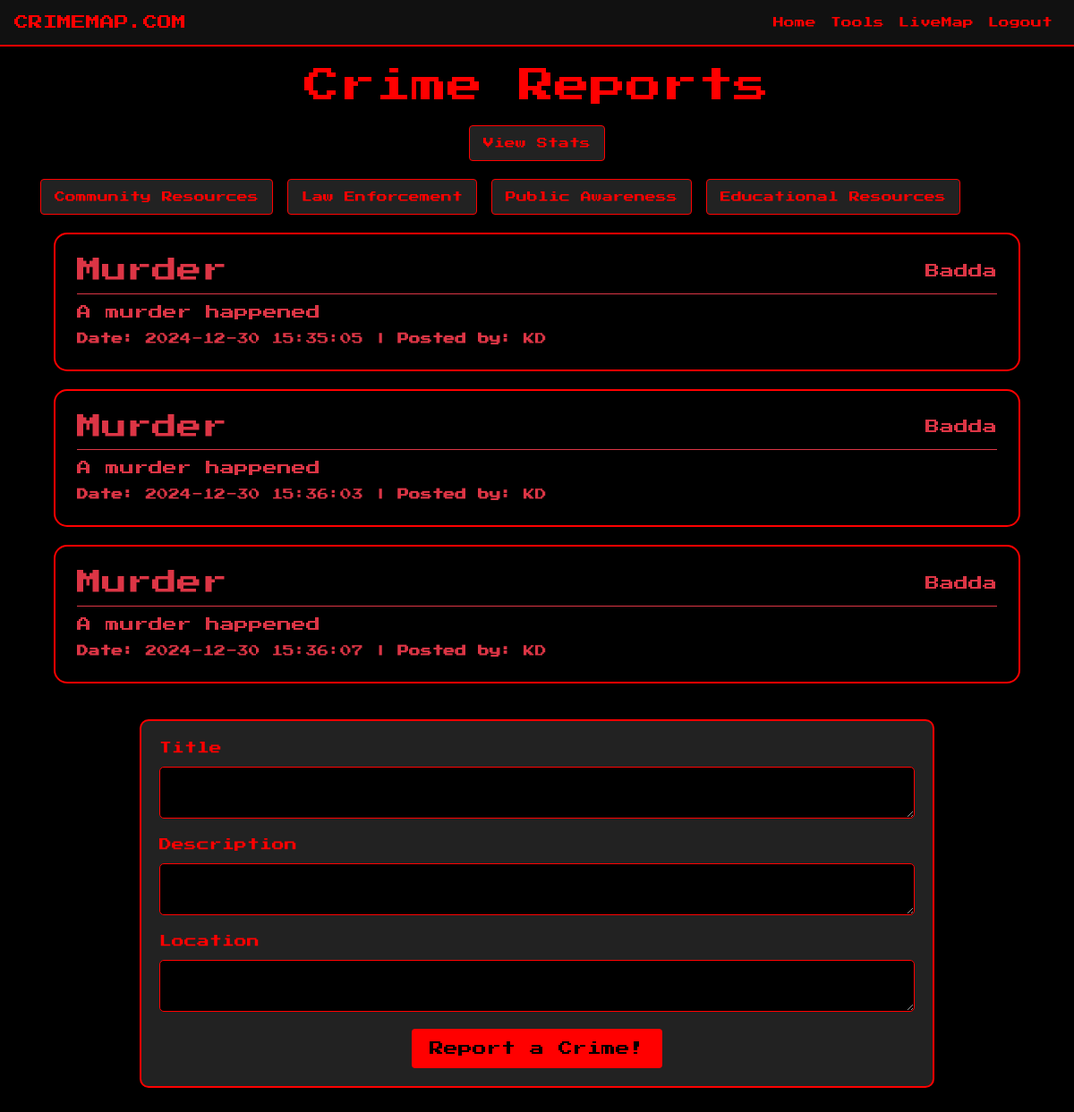
Page / (signed in) on the earlier database version.
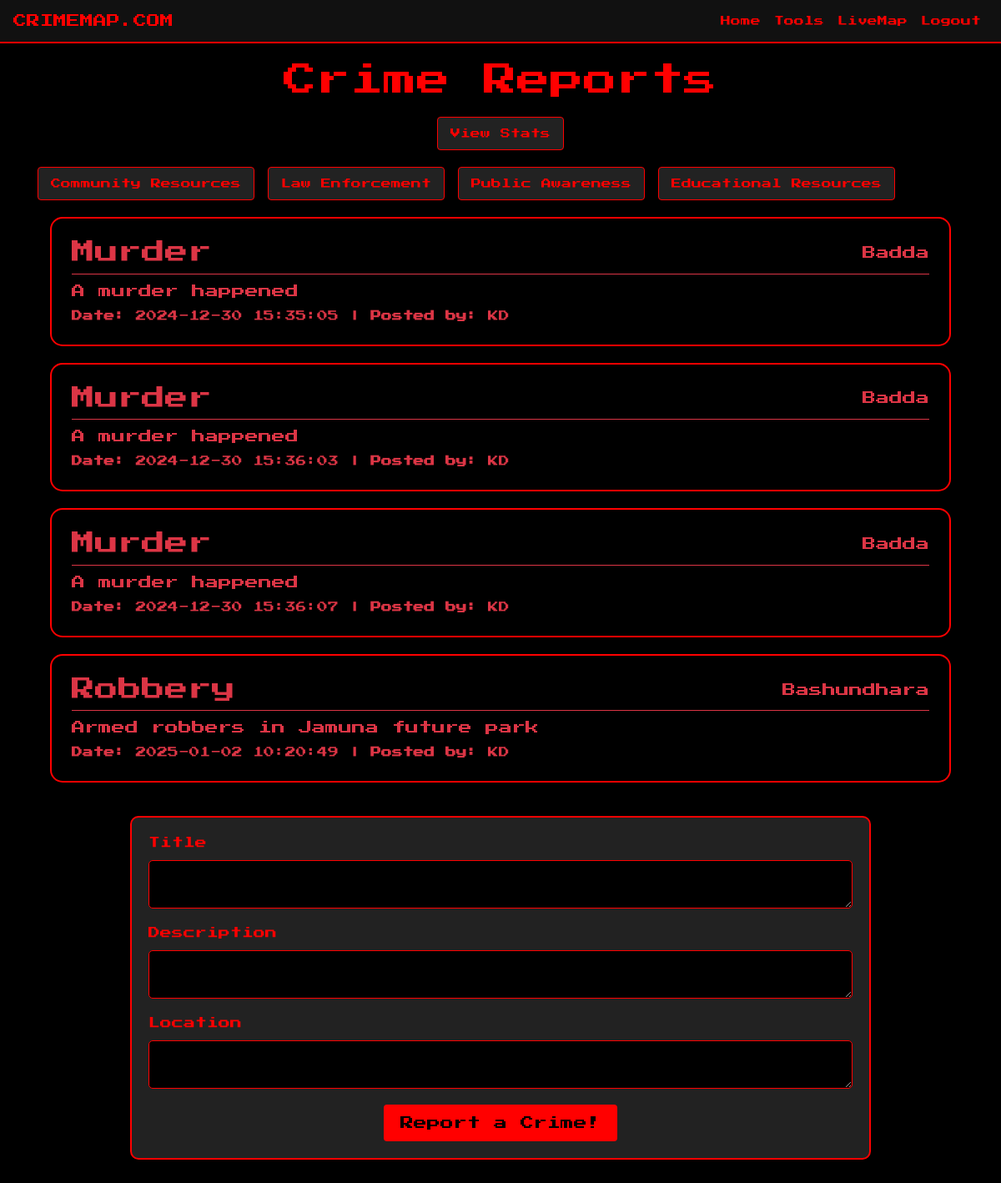
Same page on the later database version.
### website/models.py (models this page shows)
class Crime(db.Model):
    __tablename__ = 'crime'
    __table_args__ = {'extend_existing': True}
    id = db.Column(db.Integer, primary_key=True)
    title = db.Column(db.String(100))
    location = db.Column(db.String(100))
    data = db.Column(db.String(10000))
    date = db.Column(db.DateTime(timezone=True), default=func.now())
    user_id = db.Column(db.Integer, db.ForeignKey('user.id'))

class User(db.Model, UserMixin):
    id = db.Column(db.Integer, primary_key=True)
    email = db.Column(db.String(150), unique=True)
    password = db.Column(db.String(150))
    first_name = db.Column(db.String(150))
    crimes = db.relationship('Crime')

### website/views.py (the view, shortened to what this page needs)
@views.route('/', methods=['GET', 'POST'])
@login_required
def home():
    crimes = Crime.query.all()
    for crime in crimes:
        crime.user = User.query.get(crime.user_id)
    return render_template("home.html", user=current_user, crimes=crimes)

### website/__init__.py (called while the page is built)
def create_app():
    app = Flask(__name__)
    app.config['SECRET_KEY'] = 'hjshjhdjah kjshkjdhjs'
    app.config['SQLALCHEMY_DATABASE_URI'] = f'sqlite:///{DB_NAME}'
    db.init_app(app)
    from .views import views
    from .auth import auth
    app.register_blueprint(views, url_prefix='/')
    app.register_blueprint(auth, url_prefix='/')
    from .models import User, Crime
    with app.app_context():
        db.create_all()
    login_manager = LoginManager()
    login_manager.login_view = 'auth.login'
    login_manager.init_app(app)
    @login_manager.user_loader
    def load_user(id):
        return User.query.get(int(id))
    return app

### website/templates/home.html (shortened to what this page needs)
{% extends "base.html" %}
{% block content %}
<!DOCTYPE html>
<html lang="en">
<head>
</head>
<body>
    <div style="text-align: center;">
        <h1>Crime Reports</h1>
    </div>
    <div style="text-align: center; margin-bottom: 20px;">
        <a href="{{ url_for('views.stats') }}" class="btn btn-info">View Stats</a>
    </div>
    <div class="button-container">
        <a href="{{ url_for('views.community_resources') }}" class="btn btn-info">Community Resources</a>
        <a href="{{ url_for('views.law_enforcement') }}" class="btn btn-info">Law Enforcement</a>
        <a href="{{ url_for('views.public_awareness') }}" class="btn btn-info">Public Awareness</a>
        <a href="{{ url_for('views.educational_resources') }}" class="btn btn-info">Educational Resources</a>
    </div>
    <ul class="container">
      {% for crime in crimes %}
      <div class="container bg-black text-danger p-4 mb-3" style="border: 2px solid red; border-radius: 15px;">
        <div class="d-flex justify-content-between align-items-center">
            <h3 class="fw-bold text-danger mb-0">{{ crime.title }}</h3>
            <span class="text-danger">{{ crime.location }}</span>
        </div>
        <hr class="border-danger my-2">
        <p class="text-danger mb-1">{{ crime.data }}</p>
        <small class="text-danger">
            <strong>Date:</strong> {{ crime.date.strftime('%Y-%m-%d %H:%M:%S') }} |
            <strong>Posted by:</strong> {{ crime.user.first_name }}
        </small>
    </div>
      {% endfor %}
    </ul>
    <form method="POST">
      <label for="title">Title</label>
      <textarea name="Title" id="title" required></textarea>
      <label for="data">Description</label>
      <textarea name="Description" id="data" required></textarea>
      <label for="location">Location</label>
      <textarea name="Location" id="location" required></textarea>
      <div style="text-align: center;">
        <button type="submit" class="btn btn-primary">Report a Crime!</button>
      </div>
    </form>
</body>
</html>
{% endblock %}

Differences in the rows shown:
added Crime: title "Robbery", location "Bashundhara", data "Armed robbers in Jamuna future park", date "2025-01-02 10:20:49", user.first_name "KD"
